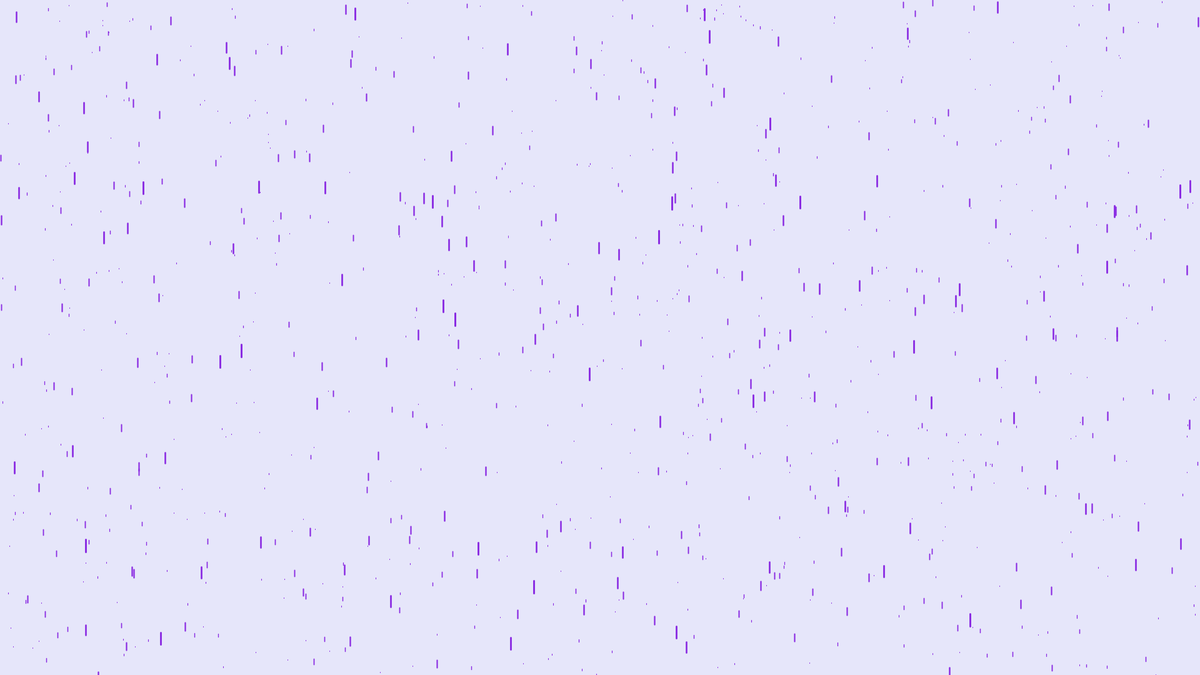
Frame 1 (no input)
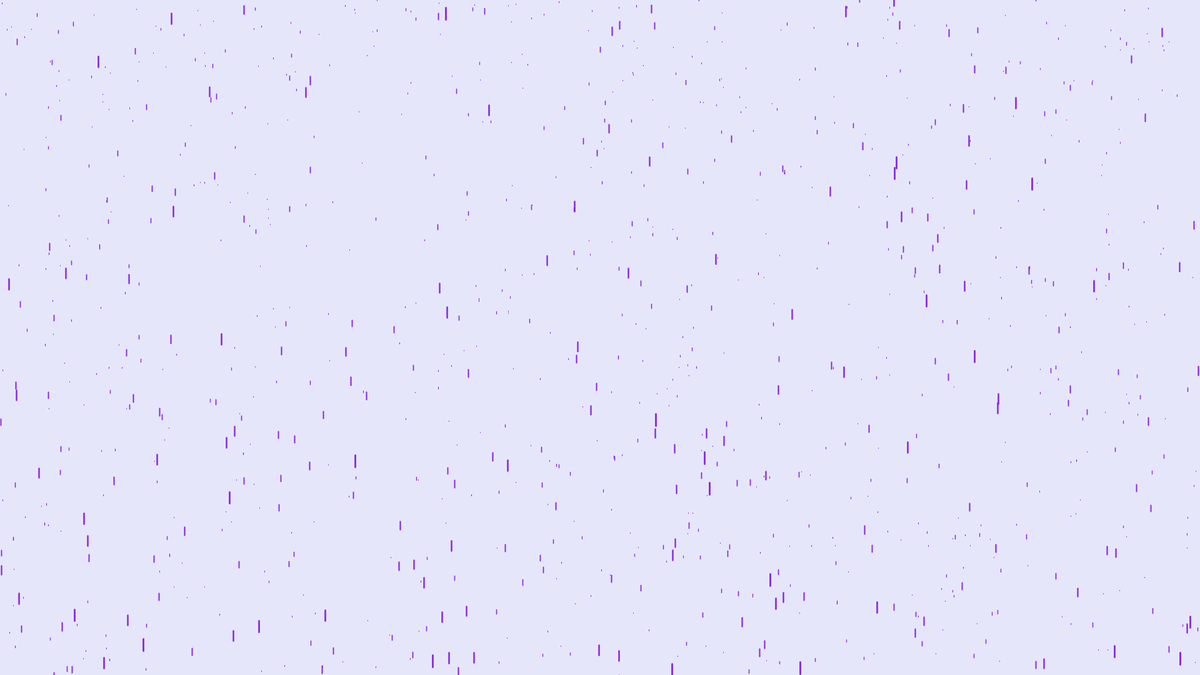
Frame 60 (the mouse pressed at the canvas centre just before this capture)
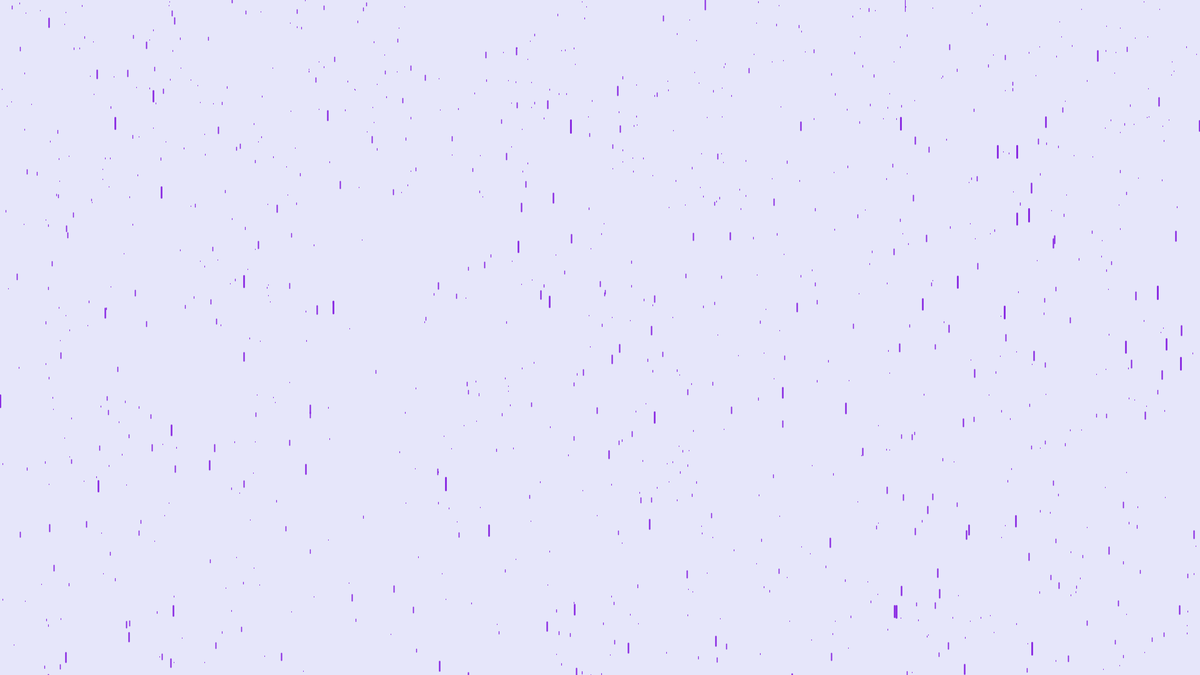
Frame 120 (the mouse held since frame 60 and released just before this capture)

The Processing sketch that drew these frames (run headless with seeded random() and noise(); from frame 60 on, the mouse is pressed at the canvas centre):

// Processing sketch: purpluerain
// ── purpluerain.pde
int nbdegouttes = 1000;
drop[] drops = new drop[nbdegouttes];
void setup(){
  size(1920,1080);
  for (int i =0;i<nbdegouttes;i++){
    drops[i] = new drop();
    drops[i].beg();
  }
  
}
void draw(){
  background(230,230,250);
  for (int i =0;i<nbdegouttes;i++){
    drops[i].show();
    drops[i].fall();
  }
  
}
// ── drop.pde
float xmin = 0;
float xmax = 1920;
float ymin = 0;
float ymax = 1080;
float distmin = 0;
float distmax = 100;
float distfinmin = 0;
float lonmin = 1;
float lonmax = 20;
float vitmin = 2;
float vitmax = 13;
float epmin = 1;
float epmax = 3;
float power = 3;
float distfinmax = pow(distmax,power);

class drop{
  float x = random(xmin,xmax);
  float y = random(ymin,ymax);
  float distint = random(distmin,distmax);
  float dist = map(pow(distint,power),pow(distmin,power),pow(distmax,power),distfinmin,distfinmax);
  float lon = map(dist,distfinmin,distfinmax,lonmin,lonmax);
  float vitesse = map(dist,distfinmin,distfinmax,vitmin,vitmax);
  float eppai = map(dist,distfinmin,distfinmax,epmin,epmax);
  
  void beg(){
    println("distint  =",dist);
    
  }  
  void fall(){
    y += vitesse;
  }
  void show(){
    
    strokeWeight(eppai);
    stroke(138,43,226);
    
    if(y>ymax){
      x = random(xmin,xmax);
      y = 0;
      distint = random(distmin,distmax);
      dist = pow(distint,power);
      vitesse = map(dist,distfinmin,distfinmax,vitmin,vitmax);
      eppai = map(dist,distfinmin,distfinmax,epmin,epmax);
      lon = map(dist,distfinmin,distfinmax,lonmin,lonmax);
    }   
    
    line(x,y,x,y+lon);
  }
  
}
